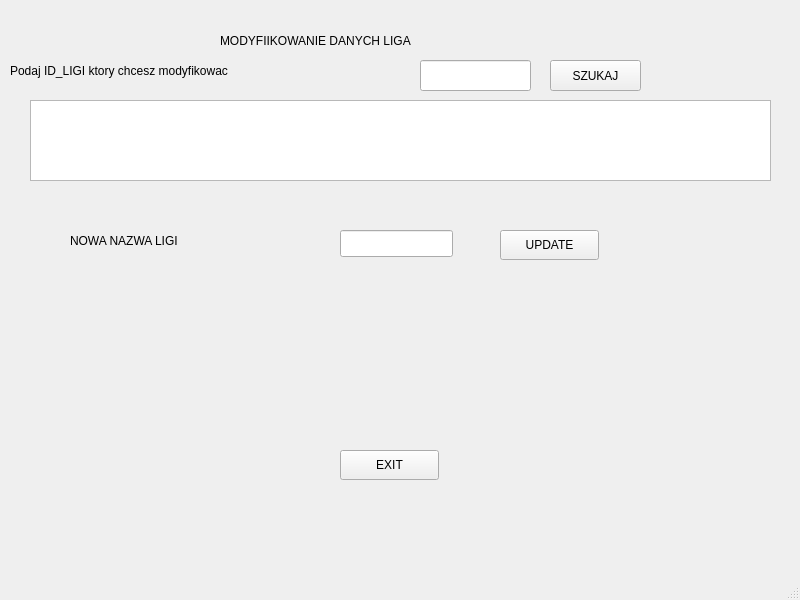
<?xml version="1.0" encoding="UTF-8"?>
<ui version="4.0">
 <class>MainWindow</class>
 <widget class="QMainWindow" name="MainWindow">
  <property name="geometry">
   <rect>
    <x>0</x>
    <y>0</y>
    <width>800</width>
    <height>600</height>
   </rect>
  </property>
  <property name="windowTitle">
   <string>MainWindow</string>
  </property>
  <widget class="QWidget" name="centralwidget">
   <widget class="QLabel" name="label_2">
    <property name="geometry">
     <rect>
      <x>70</x>
      <y>230</y>
      <width>221</width>
      <height>21</height>
     </rect>
    </property>
    <property name="text">
     <string>NOWA NAZWA LIGI</string>
    </property>
   </widget>
   <widget class="QLabel" name="label">
    <property name="geometry">
     <rect>
      <x>220</x>
      <y>20</y>
      <width>361</width>
      <height>41</height>
     </rect>
    </property>
    <property name="text">
     <string>MODYFIIKOWANIE DANYCH LIGA</string>
    </property>
   </widget>
   <widget class="QLabel" name="label_3">
    <property name="geometry">
     <rect>
      <x>10</x>
      <y>60</y>
      <width>401</width>
      <height>21</height>
     </rect>
    </property>
    <property name="text">
     <string>Podaj ID_LIGI ktory chcesz modyfikowac</string>
    </property>
   </widget>
   <widget class="QTextBrowser" name="textBrowser">
    <property name="geometry">
     <rect>
      <x>30</x>
      <y>100</y>
      <width>741</width>
      <height>81</height>
     </rect>
    </property>
   </widget>
   <widget class="QPushButton" name="pushButton_2">
    <property name="geometry">
     <rect>
      <x>500</x>
      <y>230</y>
      <width>99</width>
      <height>30</height>
     </rect>
    </property>
    <property name="text">
     <string>UPDATE</string>
    </property>
   </widget>
   <widget class="QLineEdit" name="lineEdit">
    <property name="geometry">
     <rect>
      <x>420</x>
      <y>60</y>
      <width>111</width>
      <height>31</height>
     </rect>
    </property>
   </widget>
   <widget class="QPushButton" name="pushButton">
    <property name="geometry">
     <rect>
      <x>550</x>
      <y>60</y>
      <width>91</width>
      <height>31</height>
     </rect>
    </property>
    <property name="text">
     <string>SZUKAJ</string>
    </property>
   </widget>
   <widget class="QLineEdit" name="lineEdit_2">
    <property name="geometry">
     <rect>
      <x>340</x>
      <y>230</y>
      <width>113</width>
      <height>27</height>
     </rect>
    </property>
   </widget>
   <widget class="QPushButton" name="pushButton_x">
    <property name="geometry">
     <rect>
      <x>340</x>
      <y>450</y>
      <width>99</width>
      <height>30</height>
     </rect>
    </property>
    <property name="text">
     <string>EXIT</string>
    </property>
   </widget>
   <widget class="QLabel" name="label_x">
    <property name="geometry">
     <rect>
      <x>110</x>
      <y>300</y>
      <width>241</width>
      <height>91</height>
     </rect>
    </property>
    <property name="text">
     <string/>
    </property>
   </widget>
  </widget>
  <widget class="QMenuBar" name="menubar">
   <property name="geometry">
    <rect>
     <x>0</x>
     <y>0</y>
     <width>800</width>
     <height>22</height>
    </rect>
   </property>
  </widget>
  <widget class="QStatusBar" name="statusbar"/>
 </widget>
 <resources/>
 <connections/>
</ui>
